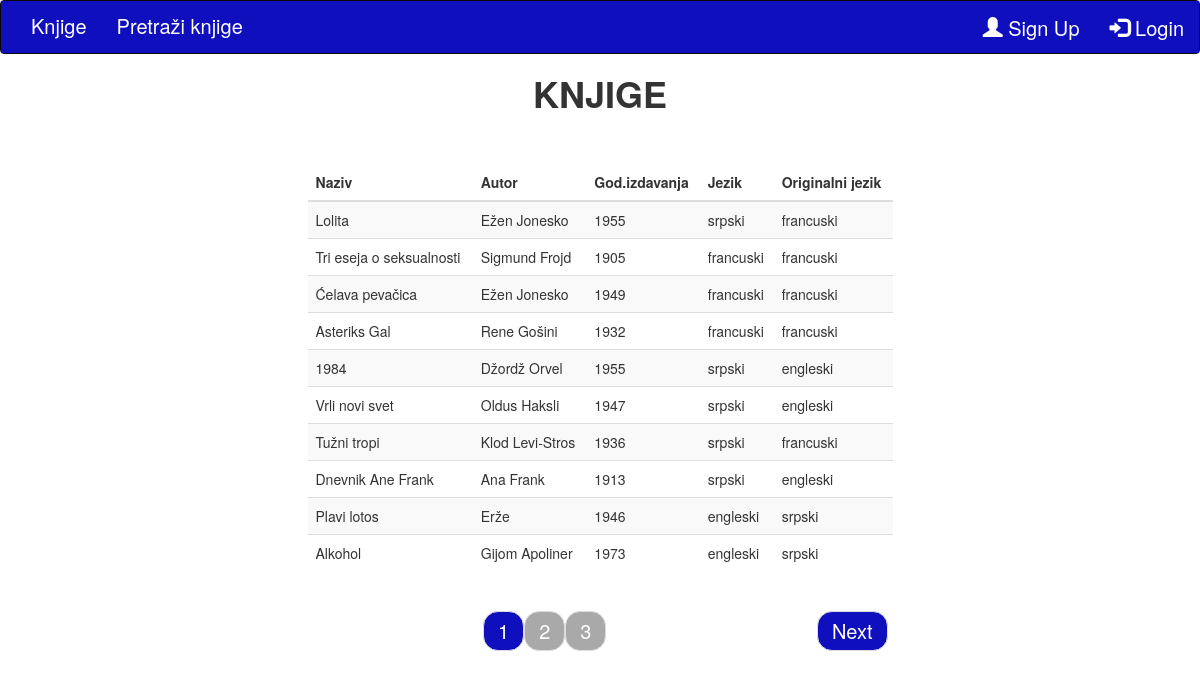
The page / on the database its author committed.
### tables this page shows
CREATE TABLE IF NOT EXISTS `spisak_knjiga` (
  `knjiga_id` int(11) NOT NULL AUTO_INCREMENT,
  `naziv` varchar(250) DEFAULT NULL,
  `autor_id` int(11) DEFAULT NULL,
  `godina_izdanja` int(4) DEFAULT NULL,
  `jezik_id` int(11) DEFAULT NULL,
  `originalni_jezik_id` int(11) DEFAULT NULL,
  PRIMARY KEY (`knjiga_id`),
  KEY `autor_id_idx` (`autor_id`),
  KEY `jezik_id_idx` (`jezik_id`),
  KEY `originalni_jezik_id_idx` (`originalni_jezik_id`)
);

CREATE TABLE IF NOT EXISTS `autori` (
  `autor_id` int(11) NOT NULL AUTO_INCREMENT,
  `autor` varchar(250) DEFAULT NULL,
  PRIMARY KEY (`autor_id`)
);

CREATE TABLE IF NOT EXISTS `jezik` (
  `jezik_id` int(11) NOT NULL AUTO_INCREMENT,
  `jezik` varchar(250) DEFAULT NULL,
  PRIMARY KEY (`jezik_id`)
);

### classes/Join_tables.class.php (called while the page is built, shortened)
<?php
class Join_tables{
    public static function load_books($limit,$offset){
        $db = Connect::getInstance();
        $className = get_called_class();
        $res = $db->query("SELECT spisak_knjiga.knjiga_id, spisak_knjiga.naziv,spisak_knjiga.godina_izdanja, autori.autor, jezik1.jezik as 'prvi_jezik', jezik2.jezik as 'drugi_jezik'
                FROM spisak_knjiga
                LEFT JOIN autori ON autori.autor_id = spisak_knjiga.autor_id
                LEFT JOIN jezik jezik1 ON jezik1.jezik_id = spisak_knjiga.jezik_id
                LEFT JOIN jezik jezik2 ON jezik2.jezik_id = spisak_knjiga.originalni_jezik_id ORDER BY spisak_knjiga.knjiga_id DESC LIMIT " . $limit . " OFFSET " . $offset);
       if($res->rowCount() == 0){
            echo '<h3>Nema knjiga za ovu pretragu</h3>';
            $arr = array();
            return $arr;
        }else{
            $arr = array();
            while($r = $res->fetchObject($className)){
            $arr[] = $r;
            }
            return $arr;
        }
    }
}

### index.php (the view, shortened to what this page needs)
<?php
include_once 'include/nav.php';
$page = !empty($_GET['page']) ? (int)$_GET['page']:1;
$items_per_page=10;
$itc = Books::get_all();
$items_total_count = count($itc);
$paginate = new Pagination($page,$items_per_page,$items_total_count);
$limit = $items_per_page;
$offset = $paginate->offset();
$knjige = Join_tables::load_books($limit,$offset);
?>
<div class="row">
    <div class="col-md-6 col-md-offset-3">
       <h1>Knjige</h1><br /><br />
        <table class="table table-striped table-inverse">
        <thead>
            <tr>
                <th>Naziv</th>
                <th>Autor</th>
                <th>God.izdavanja</th>
                <th>Jezik</th>
                <th>Originalni jezik</th>
            </tr>
        </thead>
        <tbody>
        <?php
             foreach ($knjige as $knjiga){
            ?>
            <tr>
                <td><?php echo $knjiga->naziv ?></td>
                <td><?php echo $knjiga->autor ?></td>
                <td><?php echo $knjiga->godina_izdanja ?></td>
                <td><?php echo $knjiga->prvi_jezik ?></td>
                <td><?php echo $knjiga->drugi_jezik ?></td>
            </tr>
            <?php } ?>
        </tbody>
    </table>
    <div class="row">
        <ul class="pager">
    <?php
    $paginate->render_pagination($page="index.php?page=");
    ?>
        </ul>
    </div>
   </div>
  </div>
</body>
</html>

### include/nav.php (shortened to what this page needs)
<!DOCTYPE html>
   <html lang="en">
   <head>
       <link rel="stylesheet" href="css/style.css"/>
       <link rel="stylesheet" href="https://maxcdn.bootstrapcdn.com/bootstrap/3.3.7/css/bootstrap.min.css">
       <link rel="stylesheet" href="css/bootstrap.min.css"/>
   </head>
   <body>
   <nav id="glavna-nav" class="navbar navbar-inverse">
    <div class="container-fluid" id="nav">
    <div class="navbar-header" id="logo">
      <ul class="nav navbar-nav">
        <li><a  href="index.php">Knjige</a></li>
        <li><a href="search.php">Pretraži knjige</a></li>
      </ul>
    </div>
    <ul class="nav navbar-nav navbar-right">
    <?php
     Session::check_the_login_nav($str="logout.php");
    ?>
    </ul>
    </nav>

### classes/Session.class.php (shortened to what this page needs)
<?php
class Session{
    public static function check_the_login_nav($str){
      if(isset($_SESSION['korisnik_id'])){
        echo '<li><a href="#"><span class="glyphicon glyphicon-user"></span>Hi ' .strtoupper($_SESSION['korisnicko_ime']) . '</a></li>';
        echo '<li><a href=' . $str . '><span class="glyphicon glyphicon-log-in"></span> Logout</a></li>';
      }else{
        echo '<li><a href="register.php"><span class="glyphicon glyphicon-user"></span> Sign Up</a></li>';
        echo '<li><a href="login.php"><span class="glyphicon glyphicon-log-in"></span> Login</a></li>';
      }
    }
}

### classes/Pagination.class.php (shortened to what this page needs)
<?php
class Pagination{
    public $current_page;
    public $items_per_page;
    public $items_total_count;
    public function __construct($page=1,$items_per_page=5, $items_total_count=0){
        $this->current_page=(int)$page;
        $this->items_per_page=(int)$items_per_page;
        $this->items_total_count=(int)$items_total_count;
    }
    public function next(){
        return $this->current_page+1;
    }
    public function page_total(){
        return ceil($this->items_total_count / $this->items_per_page);
    }
    public function has_next(){
        return $this->next() <= $this->page_total() ? true: false;
    }
    public function render_pagination($page){
        if($this->page_total() >1){
            if($this->has_next()){
            echo "<li class='next'><a href='".$page . $this->next()."'>Next</a></li>";
            }
            for($i=1;$i<=$this->page_total();$i++){
                if($i==$this->current_page){
                    echo "<li class='active'><a href='".$page . $i."'>{$i}</a></li>";
                }else{
                    echo "<li class='inactive'><a href='".$page . $i."'>{$i}</a></li>";
                }
            }
        }
    }
}

### css/style.css (style rules this page uses)
body { font-family:Arial, sans-serif; }
h1, h2, h3, h4, h5, h6 { text-transform:uppercase; font-weight: bold !important; text-align: center !important; color:#0f0fbd; margin:0.5em 0 0.7em 0; }
a { text-decoration: none; color:#fff!important; text-decoration: bold; font-size: 20px; }
#glavna-nav { margin-bottom: 0px; }
#nav { background-color: #0f0fbd; }
.inactive a { background-color: #A9A9A9!important; color:#fff; }
.next a { margin:0 20px; background-color: #0f0fbd!important; color:#fff; }
.active a { background-color: #0f0fbd!important; color:#fff; }

### rows shown on the page
spisak_knjiga: naziv "Lolita", autor.autor "Ežen Jonesko", godina_izdanja "1955", jezik.jezik "srpski", originalni_jezik.jezik "francuski"
spisak_knjiga: naziv "Tri eseja o seksualnosti", autor.autor "Sigmund Frojd", godina_izdanja "1905", jezik.jezik "francuski"
spisak_knjiga: naziv "Ćelava pevačica", autor.autor "Ežen Jonesko", godina_izdanja "1949", jezik.jezik "francuski"
spisak_knjiga: naziv "Asteriks Gal", autor.autor "Rene Gošini", godina_izdanja "1932", jezik.jezik "francuski"
spisak_knjiga: naziv "1984", autor.autor "Džordž Orvel", godina_izdanja "1955", jezik.jezik "srpski", originalni_jezik.jezik "engleski"
spisak_knjiga: naziv "Vrli novi svet", autor.autor "Oldus Haksli", godina_izdanja "1947", jezik.jezik "srpski", originalni_jezik.jezik "engleski"
spisak_knjiga: naziv "Tužni tropi", autor.autor "Klod Levi-Stros", godina_izdanja "1936", jezik.jezik "srpski", originalni_jezik.jezik "francuski"
spisak_knjiga: naziv "Dnevnik Ane Frank", autor.autor "Ana Frank", godina_izdanja "1913", jezik.jezik "srpski", originalni_jezik.jezik "engleski"
spisak_knjiga: naziv "Plavi lotos", autor.autor "Erže", godina_izdanja "1946", jezik.jezik "engleski", originalni_jezik.jezik "srpski"
spisak_knjiga: naziv "Alkohol", autor.autor "Gijom Apoliner", godina_izdanja "1973", jezik.jezik "engleski", originalni_jezik.jezik "srpski"
